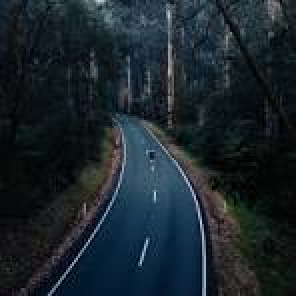
#> input picture images/road.jpeg, 148 x 148 px (shown 2 times larger)
$ jupyter execute translation_rotation.ipynb
#> lines starting #> are read from the running program, lines starting #| are printed output that depends on the picture
Rotation and translation of images are the most fundamental operations in image editing. Both fall under a broader class of affine transformation. Affine transformation is a linear mapping method that preserves straight lines and parallelism. In other words, sets of parallel lines remain parallel after an affine transformation. Mathematically speaking, a transformation can be expressed as the form of matrix multiplication (linear combination) followed by vector addition (translation) as follows:

$$\begin{pmatrix}
x' \\
y'
\end{pmatrix} = M \begin{pmatrix}
x \\
y \\
1
\end{pmatrix}$$

where $\begin{pmatrix}
x' \\
y'
\end{pmatrix}$ is the resulting transformed pixel coordinates, while $\begin{pmatrix}
x \\
y \\
1
\end{pmatrix}$ is the original pixel coordinates. From a practical standpoint, we have to define $M$ to perform 2D transformation. So, how to express the rotation and translation matrix?

$$M_{translate} = \begin{pmatrix}
1 & 0 & t_x \\
0 & 1 & t_y
\end{pmatrix}$$

$$M_{rotate} = \begin{pmatrix}
\cos(\theta) & \sin(\theta) & (1 - \cos(\theta))x_0 - y_0\sin(\theta) \\
-\sin(\theta) & \cos(\theta) & x_0\sin(\theta) + (1 - \cos(\theta))y_0
\end{pmatrix}$$

$t_x$ and $t_y$ are the shift in x and y directions respectively. Positive $t_x$ denotes moving to the right; positive $t_y$ means moving downwards. $x_0$ and $y_0$ are the centers of rotation.

If we do the math with the formula above, we will get $x'=x_0-y_0$ and $y'=x_0+y_0$. Thus the original pixel at $(0, 0)$ is shifted to $(0, height)$.

# Translation

[cell 1]
import cv2 as cv
import numpy as np

img = cv.imread("images/road.jpeg")
#> img is the input picture: shape (148, 148, 3); mean B, G, R 43.9, 37.2, 26.3
h, w = img.shape[:2]
#> h = 148; w = 148

# define translation matrix
tx = 50
ty = 50
# make sure that the transformation is of floating number data type
M = np.float32([[1, 0, tx], [0, 1, ty]])

dst = cv.warpAffine(img, M, (w, h))
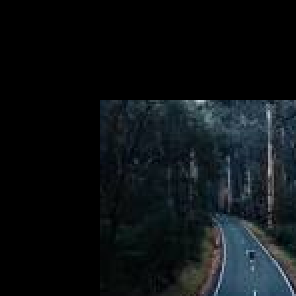
#> dst: shape (148, 148, 3) (shown 2 times larger); mean B, G, R 20.9, 18.2, 13.5

img_combined = np.hstack((img, dst))
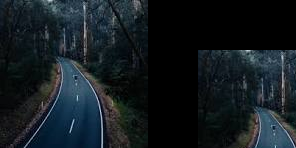
#> img_combined: shape (148, 296, 3); mean B, G, R 32.4, 27.7, 19.9
cv.namedWindow("transform", cv.WINDOW_NORMAL)
cv.imshow("transform", img_combined)
cv.waitKey(0)
cv.destroyAllWindows()

Some bottom and right edges of the image is permanently lost after transformation.

[cell 2]
M_inv = np.float32([[1, 0, -tx], [0, 1, -ty]])
img_inv = cv.warpAffine(dst, M_inv, (w, h))
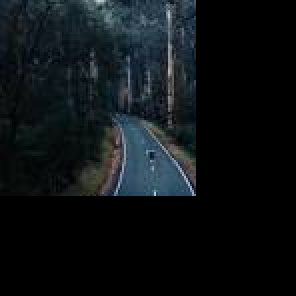
#> img_inv: shape (148, 148, 3) (shown 2 times larger); mean B, G, R 20.9, 18.2, 13.5

img_combined = np.hstack((img, img_inv))
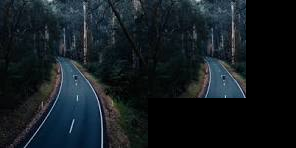
#> img_combined: shape (148, 296, 3); mean B, G, R 32.4, 27.7, 19.9
cv.namedWindow("transform", cv.WINDOW_NORMAL)
cv.imshow("transform", img_combined)
cv.waitKey(0)
cv.destroyAllWindows()

[cell 3]
import matplotlib.pyplot as plt

img = cv.imread("images/road.jpeg")
img = cv.cvtColor(img, cv.COLOR_BGR2RGB)
h, w = img.shape[:2]

tx = 80
ty = 50
M = np.float32([[1, 0, tx], [0, 1, ty]])
dst = cv.warpAffine(img, M, (w+tx, h+ty))
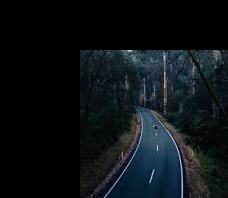
#> dst: shape (198, 228, 3); mean R, G, B 12.8, 18.1, 21.3

M_inv = np.float32([[1, 0, -tx], [0, 1, -ty]])
img_inv = cv.warpAffine(dst, M_inv, (w, h))

plt.figure(figsize=(12, 4))
plt.subplot(131), plt.imshow(img), plt.title("original"), plt.xticks([]), plt.yticks([])
plt.subplot(132), plt.imshow(dst), plt.title("translation"), plt.xticks([]), plt.yticks([])
plt.subplot(133), plt.imshow(img_inv), plt.title("undo translation"), plt.xticks([]), plt.yticks([])
plt.show()

# Rotation

[cell 4]
img = cv.imread("images/road.jpeg")
img = cv.cvtColor(img, cv.COLOR_BGR2RGB)
h, w = img.shape[:2]

# define rotation matrix
rotAngle = 90
center = (w // 2, h // 2)
#> center = (74, 74)
M = cv.getRotationMatrix2D(center, rotAngle, 1)

dst_90 = cv.warpAffine(img, M, (w, h))
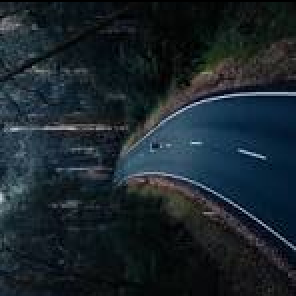
#> dst_90: shape (148, 148, 3) (shown 2 times larger); mean R, G, B 26.3, 37.1, 43.8
# 45 degree
rotAngle = 45
M = cv.getRotationMatrix2D(center, rotAngle, 1)

dst_45 = cv.warpAffine(img, M, (w, h))
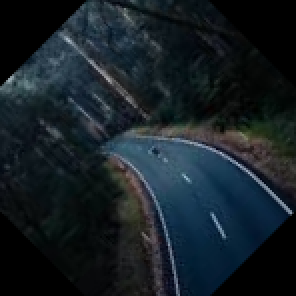
#> dst_45: shape (148, 148, 3) (shown 2 times larger); mean R, G, B 22.2, 31.8, 37.9

plt.figure(figsize=(12, 4))
plt.subplot(131), plt.imshow(img), plt.title("original"), plt.xticks([]), plt.yticks([])
plt.subplot(132), plt.imshow(dst_90), plt.title("90 degrees"), plt.xticks([]), plt.yticks([])
plt.subplot(133), plt.imshow(dst_45), plt.title("45 degrees"), plt.xticks([]), plt.yticks([])
plt.show()

[cell 5]
def rotate_img(img, angle, scale=1):
#> called with angle = 45, scale = 1
    size_reverse = np.array(img.shape[1::-1])
#> size_reverse = [148, 148]
    M = cv.getRotationMatrix2D(tuple(size_reverse / 2), angle, scale)
    MM = np.absolute(M[:, :2])
#> MM = [[0.707, 0.707], [0.707, 0.707]]
    size_new = MM @ size_reverse
#> size_new = [209.3, 209.3]
    M[:, 2] += (size_new - size_reverse) / 2
    return cv.warpAffine(img, M, tuple(size_new.astype(int)))
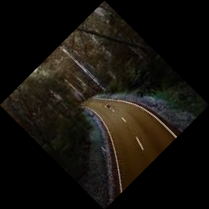
#> returned value: shape (209, 209, 3); mean of channels 0, 1, 2 13.2, 18.7, 22; drawn as B, G, R

dst_45 = rotate_img(img, 45)
plt.imshow(dst_45), plt.title("45 degree"), plt.xticks([]), plt.yticks([])
plt.show()

# similarity transform (rotation with scaling)

[cell 6]
dst_120 = rotate_img(img, 120, 1.5)
#> call 2 of rotate_img, with angle = 120, scale = 1.5
#> in rotate_img (call 2), `return cv.warpAffine(img, M, tuple(size_new.astype(int)))`:
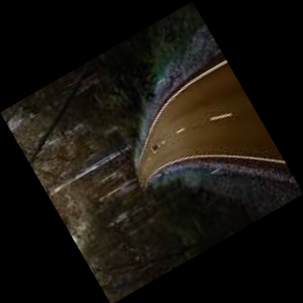
#> returned value: shape (303, 303, 3); mean of channels 0, 1, 2 14.1, 20, 23.6; drawn as B, G, R

$ run again, with images/scene.jpeg copied over images/road.jpeg
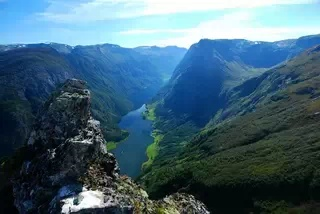
#> input picture images/scene.jpeg, 320 x 214 px
#> img is the input picture: shape (214, 320, 3); mean B, G, R 118, 100.8, 69.2
#> `dst_45 = cv.warpAffine(img, M, (w, h))`:
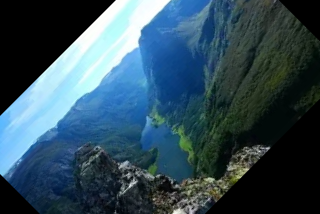
#> dst_45: shape (214, 320, 3); mean R, G, B 50.7, 76.7, 90.6
#> in rotate_img (call 2), `return cv.warpAffine(img, M, tuple(size_new.astype(int)))`:
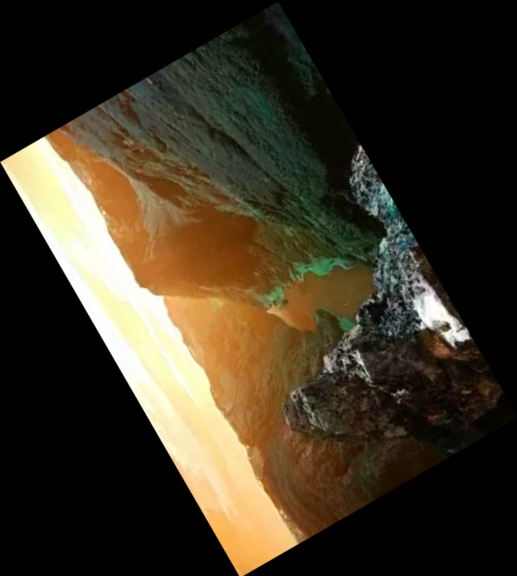
#> returned value: shape (576, 517, 3); mean of channels 0, 1, 2 35.8, 52.2, 61; drawn as B, G, R
